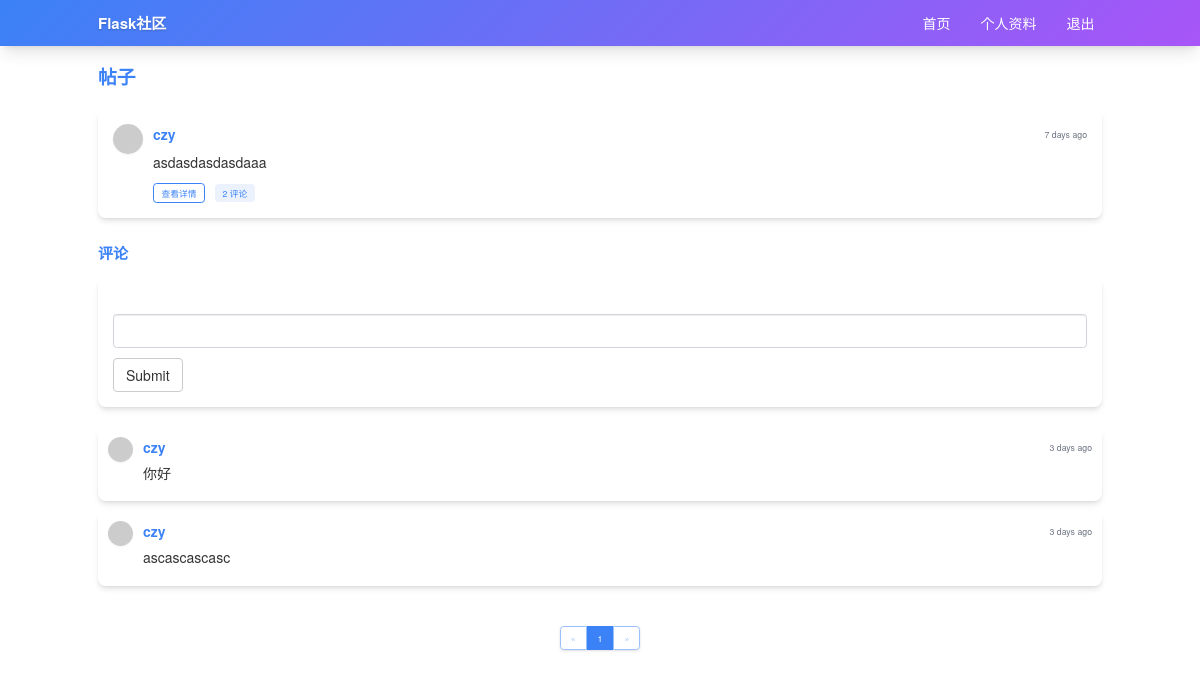
Page /post/3 (signed in) on the committed database.
### app/models.py (models this page shows, shortened)
class Post(db.Model):
    __tablename__ = 'posts'
    id = db.Column(db.Integer, primary_key=True)
    body = db.Column(db.Text)
    timestamp = db.Column(db.DateTime, index=True, default=datetime.utcnow)
    author_id = db.Column(db.Integer, db.ForeignKey('users.id'))
    body_html = db.Column(db.Text)
    comments = db.relationship('Comment', backref='post', lazy='dynamic')

class User(UserMixin, db.Model):
    __tablename__ = 'users'
    id = db.Column(db.Integer, primary_key = True)
    email = db.Column(db.String(64), unique=True, index=True)
    username = db.Column(db.String(64), unique=True, index=True)
    password_hash = db.Column(db.String(128))
    role_id = db.Column(db.Integer, db.ForeignKey('roles.id'))
    name = db.Column(db.String(64))
    location = db.Column(db.String(64))
    about_me = db.Column(db.Text())
    member_since = db.Column(db.DateTime(), default=datetime.utcnow)
    last_seen = db.Column(db.DateTime(), default=datetime.utcnow)
    avatar_hash = db.Column(db.String(32))
    posts = db.relationship('Post', backref='author', lazy='dynamic')
    comments = db.relationship('Comment', backref='author', lazy='dynamic')
    followed = db.relationship('Follow', foreign_keys=[Follow.follower_id], backref=db.backref('follower', lazy='joined'), lazy='dynamic', cascade='all, delete-orphan')
    followers = db.relationship('Follow', foreign_keys=[Follow.followed_id], backref=db.backref('followed', lazy='joined'), lazy='dynamic', cascade='all, delete-orphan')
    def ping(self):
        self.last_seen = datetime.utcnow()
        db.session.add(self)
    def can(self, permissions):
        return self.role is not None and (self.role.permissions & permissions) == permissions
    def is_administrator(self):
        return self.can(Permission.ADMINISTER)
    def gravatar(self, size=100, default='identicon', rating='g'):
        if request.is_secure:
            url = 'https://secure.gravatar.com/avatar'
        else:
            url = 'http://www.gravatar.com/avatar'
        hash = self.avatar_hash or hashlib.md5(self.email.encode('utf-8')).hexdigest()
        return '{url}/{hash}?s={size}&d={default}&r={rating}'.format(url=url, hash=hash, size=size, default=default, rating=rating)
    @property
    def password(self):
        raise AttributeError('password is not a readable attribute')

class Comment(db.Model):
    __tablename__ = 'comments'
    id = db.Column(db.Integer, primary_key=True)
    body = db.Column(db.Text)
    body_html = db.Column(db.Text)
    timestamp = db.Column(db.DateTime, index=True, default=datetime.utcnow)
    disabled = db.Column(db.Boolean, default=False)
    author_id = db.Column(db.Integer, db.ForeignKey('users.id'))
    post_id = db.Column(db.Integer, db.ForeignKey('posts.id'))

### app/main/views.py (the view)
@main.route('/post/<int:id>', methods=['GET', 'POST'])
def post(id):
    post = Post.query.get_or_404(id)
    form = CommentForm()
    if form.validate_on_submit():
        comment = Comment(body=form.body.data, post=post, author=current_user._get_current_object())
        db.session.add(comment)
        db.session.commit()
        flash('Your comment has been published.')
        return redirect(url_for('.post', id=post.id, page=-1))
    page = request.args.get('page', 1, type=int)
    if page == -1:
        page = (post.comments.filter_by(disabled=False).count() - 1) / current_app.config['FLASKY_COMMENTS_PER_PAGE'] + 1
    pagination = post.comments.filter_by(disabled=False).order_by(Comment.timestamp.asc()).paginate(page=page, per_page=current_app.config['FLASKY_COMMENTS_PER_PAGE'], error_out=False)
    comments = pagination.items
    return render_template('post.html', posts=[post], form=form, comments=comments, pagination=pagination)

### app/main/forms.py
class CommentForm(FlaskForm):
    body = StringField('', validators=[DataRequired()])
    submit = SubmitField('Submit')

### app/__init__.py (called while the page is built)
@login_manager.user_loader
def load_user(user_id):
    from .models import User
    return User.query.get(int(user_id))

def create_app(config_name='default'):
    app = Flask(__name__)
    app.config.from_object(config[config_name])
    config[config_name].init_app(app)
    bootstrap.init_app(app)
    moment.init_app(app)
    db.init_app(app)
    login_manager.init_app(app)
    csrf.init_app(app)
    migrate.init_app(app, db)
    pagedown.init_app(app)
    from .main import main as main_blueprint
    app.register_blueprint(main_blueprint)
    from .models import Permission
    @app.context_processor
    def inject_permissions():
        return dict(Permission=Permission)
    from .auth import auth as auth_blueprint
    app.register_blueprint(auth_blueprint, url_prefix='/auth')
    from .models import AnonymousUser
    login_manager.anonymous_user = AnonymousUser
    return app

### app/auth/views.py (called while the page is built)
@auth.before_app_request
def before_request():
    if current_user.is_authenticated:
        current_user.ping()

### app/templates/post.html (shortened to what this page needs)
{% extends "base.html" %}
{% import "bootstrap/wtf.html" as wtf %}
{% import "_macros.html" as macros %}
{% block page_content %}
<div class="mb-8">
    <h1 class="text-3xl font-bold text-blue-archive mb-6">帖子</h1>
</div>
{% include "_posts.html" %}
<div class="mt-10">
    <h2 class="text-2xl font-bold text-blue-archive mb-6" id="comments">评论</h2>
    {% if current_user.can(Permission.COMMENT) %}
    <div class="bg-white rounded-xl shadow-md p-6 mb-8">
        {{ wtf.quick_form(form) }}
    </div>
    {% endif %}
    {% include "_comments.html" %}
    {% if pagination %}
    <div class="flex justify-center mt-8">
        {{ macros.pagination_widget(pagination, '.post', fragment='#comments', id=posts[0].id) }}
    </div>
    {% endif %}
</div>
{% endblock %}

### app/templates/_posts.html (shortened to what this page needs)
<div class="space-y-6">
    {% for post in posts %}
    <div class="bg-white rounded-xl shadow-md p-6 card-hover">
        <div class="flex items-start">
            <div class="mr-4">
                <a href="{{ url_for('.user', username=post.author.username) }}">
                    <img src="{{ post.author.gravatar(size=48) }}" class="w-12 h-12 rounded-full object-cover shadow-sm avatar-hover">
                </a>
            </div>
            <div class="flex-1">
                <div class="flex justify-between items-center mb-3">
                    <a href="{{ url_for('.user', username=post.author.username) }}" class="font-bold text-blue-archive hover:underline">
                        {{ post.author.username }}
                    </a>
                    <span class="text-gray-500 text-sm">{{ moment(post.timestamp).fromNow() }}</span>
                </div>
                <div class="mb-4">
                    {% if post.body_html %}
                        {{ post.body_html | safe }}
                    {% else %}
                        {{ post.body }}
                    {% endif %}
                </div>
                <div class="flex items-center space-x-4">
                    <a href="{{ url_for('.post', id=post.id) }}" class="px-3 py-1 text-sm rounded-md border border-blue-archive text-blue-archive hover:bg-blue-archive hover:text-white transition-all duration-300">
                        查看详情
                    </a>
                    <a href="{{ url_for('.post', id=post.id) }}#comments" class="px-3 py-1 text-sm rounded-md bg-blue-archive/10 text-blue-archive hover:bg-blue-archive/20 transition-all duration-300">
                        {{ post.comments.count() }} 评论
                    </a>
                </div>
            </div>
        </div>
    </div>
    {% endfor %}
</div>

### app/templates/_comments.html (shortened to what this page needs)
{% if comments %}
<div class="space-y-4">
    {% for comment in comments %}
    <div class="bg-white rounded-xl shadow-md p-4 card-hover">
        <div class="flex items-start">
            <div class="mr-4">
                <a href="{{ url_for('.user', username=comment.author.username) }}">
                    <img src="{{ comment.author.gravatar(size=48) }}" class="w-10 h-10 rounded-full object-cover shadow-sm avatar-hover">
                </a>
            </div>
            <div class="flex-1">
                <div class="flex justify-between items-center mb-2">
                    <a href="{{ url_for('.user', username=comment.author.username) }}" class="font-bold text-blue-archive hover:underline">{{ comment.author.username }}</a>
                    <span class="text-gray-500 text-sm">{{ moment(comment.timestamp).fromNow() }}</span>
                </div>
                <div class="mb-3">
                    {% if comment.body_html %}
                        {{ comment.body_html | safe }}
                    {% else %}
                        {{ comment.body }}
                    {% endif %}
                </div>
            </div>
        </div>
    </div>
    {% endfor %}
</div>
{% else %}
<p class="text-gray-500">暂无评论。</p>
{% endif %}

### app/templates/base.html (style rules this page uses)
.form-control { @apply w-full px-4 py-2 border border-gray-300 rounded-md focus:outline-none focus:ring-2 focus:ring-blue-archive focus:border-transparent transition-all duration-300; }
.form-group { @apply mb-4; }

### rows in the picture
Post: author.username "czy", timestamp "7 days ago", body_html "asdasdasdasdaaa", comments.count "2"
Comment: author.username "czy", timestamp "3 days ago", body_html "你好"
Comment: author.username "czy", timestamp "3 days ago", body_html "ascascascasc"

### other values in the picture
{{ p }} "1"
